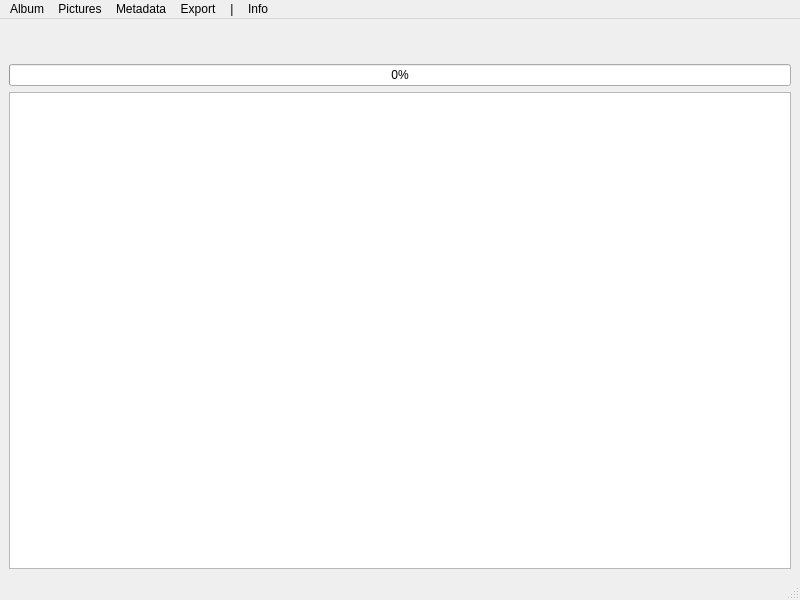
<?xml version="1.0" encoding="UTF-8"?>
<ui version="4.0">
 <class>MainWindow</class>
 <widget class="QMainWindow" name="MainWindow">
  <property name="geometry">
   <rect>
    <x>0</x>
    <y>0</y>
    <width>800</width>
    <height>600</height>
   </rect>
  </property>
  <property name="minimumSize">
   <size>
    <width>350</width>
    <height>300</height>
   </size>
  </property>
  <property name="windowTitle">
   <string/>
  </property>
  <widget class="QWidget" name="centralwidget">
   <layout class="QHBoxLayout" name="horizontalLayout">
    <item>
     <layout class="QVBoxLayout" name="verticalLayout">
      <item>
       <widget class="QLabel" name="album_label">
        <property name="minimumSize">
         <size>
          <width>0</width>
          <height>30</height>
         </size>
        </property>
        <property name="maximumSize">
         <size>
          <width>16777215</width>
          <height>30</height>
         </size>
        </property>
        <property name="text">
         <string/>
        </property>
       </widget>
      </item>
      <item>
       <widget class="QProgressBar" name="progressBar">
        <property name="value">
         <number>0</number>
        </property>
       </widget>
      </item>
      <item>
       <widget class="QListView" name="listView">
        <property name="contextMenuPolicy">
         <enum>Qt::ContextMenuPolicy::DefaultContextMenu</enum>
        </property>
       </widget>
      </item>
     </layout>
    </item>
   </layout>
  </widget>
  <widget class="QMenuBar" name="menubar">
   <property name="geometry">
    <rect>
     <x>0</x>
     <y>0</y>
     <width>800</width>
     <height>26</height>
    </rect>
   </property>
   <widget class="QMenu" name="menuMenu">
    <property name="title">
     <string>Album</string>
    </property>
    <widget class="QMenu" name="menuload_Folder">
     <property name="title">
      <string>load Folder</string>
     </property>
     <addaction name="actionsingle_Folder"/>
     <addaction name="actionrekursive_Folders"/>
    </widget>
    <addaction name="menuload_Folder"/>
    <addaction name="actionload_Picture"/>
    <addaction name="separator"/>
    <addaction name="actionclear_Album"/>
   </widget>
   <widget class="QMenu" name="pictureMenu">
    <property name="title">
     <string>Pictures</string>
    </property>
    <addaction name="separator"/>
    <addaction name="selectAllImagesAct"/>
    <addaction name="separator"/>
    <addaction name="showGPSdataAct"/>
    <addaction name="showCopyrightOwnerAct"/>
    <addaction name="separator"/>
    <addaction name="rename_selected_Pictures_to_timestamp_Act"/>
    <addaction name="separator"/>
    <addaction name="removeImagesAct"/>
   </widget>
   <widget class="QMenu" name="infoMenu">
    <property name="title">
     <string>Info</string>
    </property>
    <addaction name="aboutAct"/>
    <addaction name="hw_infoAct"/>
   </widget>
   <widget class="QMenu" name="metadataMenu">
    <property name="title">
     <string>Metadata</string>
    </property>
    <addaction name="actioncheck_Pictures_for_Copyright"/>
    <addaction name="actioncheck_Pictures_forGPS_data"/>
    <addaction name="actioncheck_Pictures_for_Metadata"/>
    <addaction name="separator"/>
    <addaction name="editDefaultMetadataAct"/>
    <addaction name="separator"/>
    <addaction name="writeDefaultOwnerToSelectedImagesAct_2"/>
    <addaction name="writeDefaultGpsMetaToSelectedImagesAct_2"/>
    <addaction name="actionwrite_default_Metadata_to_selected_Pictures"/>
   </widget>
   <widget class="QMenu" name="separatorMenu">
    <property name="enabled">
     <bool>true</bool>
    </property>
    <property name="minimumSize">
     <size>
      <width>0</width>
      <height>0</height>
     </size>
    </property>
    <property name="title">
     <string>|</string>
    </property>
   </widget>
   <widget class="QMenu" name="menuExport">
    <property name="title">
     <string>Export</string>
    </property>
    <addaction name="export_to_all_WebP_sizes_Act"/>
    <addaction name="separator"/>
    <addaction name="webp_oversizeAct"/>
    <addaction name="webp_overwriteWebpAct"/>
    <addaction name="webp_watermarkWebpAct"/>
    <addaction name="actionrename_Pictures_to_timestamp"/>
   </widget>
   <addaction name="menuMenu"/>
   <addaction name="pictureMenu"/>
   <addaction name="metadataMenu"/>
   <addaction name="menuExport"/>
   <addaction name="separatorMenu"/>
   <addaction name="infoMenu"/>
  </widget>
  <widget class="QStatusBar" name="statusbar"/>
  <action name="actionload_Picture">
   <property name="text">
    <string>load Picture</string>
   </property>
   <property name="toolTip">
    <string>load Picture</string>
   </property>
  </action>
  <action name="actionload_Folders">
   <property name="text">
    <string>load Folders</string>
   </property>
  </action>
  <action name="actionsingle_Folder">
   <property name="text">
    <string>single Folder</string>
   </property>
  </action>
  <action name="actionrekursive_Folders">
   <property name="text">
    <string>rekursive Folders</string>
   </property>
  </action>
  <action name="actionclear_Album">
   <property name="text">
    <string>empty Album</string>
   </property>
  </action>
  <action name="showDefaultExifAct">
   <property name="text">
    <string>show default Exif meta data</string>
   </property>
  </action>
  <action name="clearDefaultExifAct">
   <property name="text">
    <string>clear default Exif meta data</string>
   </property>
  </action>
  <action name="showDefaultIptcAct">
   <property name="text">
    <string>show default IPTC meta data</string>
   </property>
  </action>
  <action name="clearDefaultIptcAct">
   <property name="text">
    <string>clear default IPTC meta data</string>
   </property>
  </action>
  <action name="selectAllImagesAct">
   <property name="text">
    <string>select all Pictures</string>
   </property>
  </action>
  <action name="writeDefaultOwnerToSelectedImagesAct">
   <property name="text">
    <string>write default Owner to selected Pictures</string>
   </property>
  </action>
  <action name="removeImagesAct">
   <property name="text">
    <string>remove selected Pictures from Album</string>
   </property>
  </action>
  <action name="aboutAct">
   <property name="text">
    <string>About</string>
   </property>
  </action>
  <action name="hw_infoAct">
   <property name="text">
    <string>HW info</string>
   </property>
  </action>
  <action name="writeDefaultGpsMetaToSelectedImagesAct">
   <property name="text">
    <string>write default GPS Meta to selected Pictures</string>
   </property>
  </action>
  <action name="actioncheck_Pictures_for_Metadata">
   <property name="enabled">
    <bool>false</bool>
   </property>
   <property name="text">
    <string>check Pictures for Metadata</string>
   </property>
  </action>
  <action name="actioncheck_Pictures_for_Copyright">
   <property name="enabled">
    <bool>false</bool>
   </property>
   <property name="text">
    <string>check Pictures for Copyright</string>
   </property>
  </action>
  <action name="actioncheck_Pictures_forGPS_data">
   <property name="enabled">
    <bool>false</bool>
   </property>
   <property name="text">
    <string>check Pictures for GPS data </string>
   </property>
  </action>
  <action name="editDefaultMetadataAct">
   <property name="text">
    <string>edit default Metadata</string>
   </property>
  </action>
  <action name="showCopyrightOwnerAct">
   <property name="text">
    <string>display Copyright Owner in Albumview</string>
   </property>
  </action>
  <action name="showGPSdataAct">
   <property name="text">
    <string>display GPS data in Albumview</string>
   </property>
  </action>
  <action name="clearAlbumDataAct">
   <property name="text">
    <string>empty Album</string>
   </property>
  </action>
  <action name="writeDefaultOwnerToSelectedImagesAct_2">
   <property name="text">
    <string>write default Owner to selected Pictures</string>
   </property>
  </action>
  <action name="writeDefaultGpsMetaToSelectedImagesAct_2">
   <property name="text">
    <string>write default GPS Meta to selected Pictures</string>
   </property>
  </action>
  <action name="actionwrite_default_Metadata_to_selected_Pictures">
   <property name="text">
    <string>write default Metadata to selected Pictures</string>
   </property>
  </action>
  <action name="export_to_all_WebP_sizes_Act">
   <property name="text">
    <string>export selected pictures to all sizes</string>
   </property>
  </action>
  <action name="webp_oversizeAct">
   <property name="checkable">
    <bool>true</bool>
   </property>
   <property name="checked">
    <bool>true</bool>
   </property>
   <property name="text">
    <string>increase too small WebP pictures</string>
   </property>
  </action>
  <action name="webp_overwriteWebpAct">
   <property name="checkable">
    <bool>true</bool>
   </property>
   <property name="checked">
    <bool>true</bool>
   </property>
   <property name="text">
    <string>overwrite existing WebP</string>
   </property>
  </action>
  <action name="webp_watermarkWebpAct">
   <property name="checkable">
    <bool>true</bool>
   </property>
   <property name="checked">
    <bool>true</bool>
   </property>
   <property name="text">
    <string>watermark WebP</string>
   </property>
  </action>
  <action name="rename_selected_Pictures_to_timestamp_Act">
   <property name="text">
    <string>rename selected Pictures to timestamp</string>
   </property>
  </action>
  <action name="actionrename_Pictures_to_timestamp">
   <property name="checkable">
    <bool>true</bool>
   </property>
   <property name="text">
    <string>rename WebP to timestamp</string>
   </property>
  </action>
 </widget>
 <resources/>
 <connections/>
</ui>
